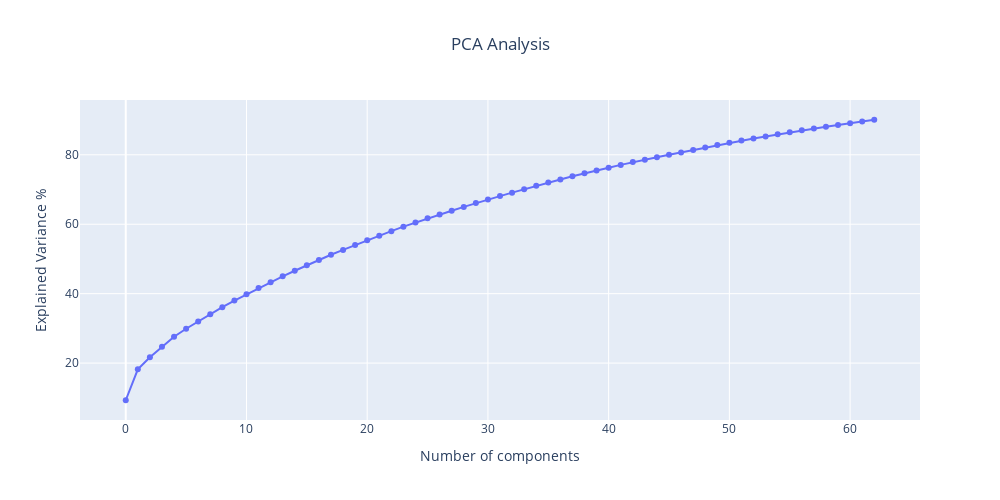

The notebook cell saved with this chart:
### Markdown cell above
### Perform PCA and draw the PCA Analysis Curve to check the Optimal Performance for the Requisite number of PCA Components

### Code cell
# Perform PCA on X (standardized features)
pca = PCA(n_components= 0.90, random_state=0).fit(x_train)

# Calculate the explained variance
var = np.cumsum(np.round(a=pca.explained_variance_ratio_, decimals=3) * 100)

# Initiate an empty figure
fig = go.Figure()

# Add a trace of bar to the figure
fig.add_trace(trace=go.Scatter(x=list(range(1000)),
                               y= var,
                               name="'Cumulative Explained Variance'",
                               mode='lines+markers'))

# Update the layout with some cosmetics
fig.update_layout(height=500, 
                  width=1000, 
                  title_text='PCA Analysis', 
                  title_x=0.5,
                  xaxis_title='Number of components', 
                  yaxis_title='Explained Variance %')

# Display the figure
fig.show()

### Figure 1 — Plotly figure (JSON) as saved in the notebook; plotly's stock layout.template omitted (floating-point values rounded to 4 significant figures; data arrays with more than 128 entries replaced by an {"elided": "..."} marker saying what was removed)
{"data": [{"mode": "lines+markers", "name": "'Cumulative Explained Variance'", "type": "scatter", "x": {"elided": "1000 int values"}, "y": [9.3, 18.2, 21.7, 24.7, 27.6, 29.9, 32, 34.1, 36.1, 38, 39.8, 41.6, 43.3, 45, 46.6, 48.2, 49.7, 51.2, 52.6, 54, 55.4, 56.7, 58.0, 59.3, 60.5, 61.7, 62.8, 63.9, 65, 66.1, 67.1, 68.1, 69.1, 70.1, 71.1, 72, 72.9, 73.8, 74.7, 75.5, 76.3, 77.1, 77.9, 78.6, 79.3, 80.0, 80.7, 81.4, 82.1, 82.8, 83.5, 84.1, 84.7, 85.3, 85.9, 86.5, 87.1, 87.6, 88.1, 88.6, 89.1, 89.6, 90.1]}], "layout": {"height": 500, "title": {"text": "PCA Analysis", "x": 0.5}, "width": 1000, "xaxis": {"title": {"text": "Number of components"}}, "yaxis": {"title": {"text": "Explained Variance %"}}}}
